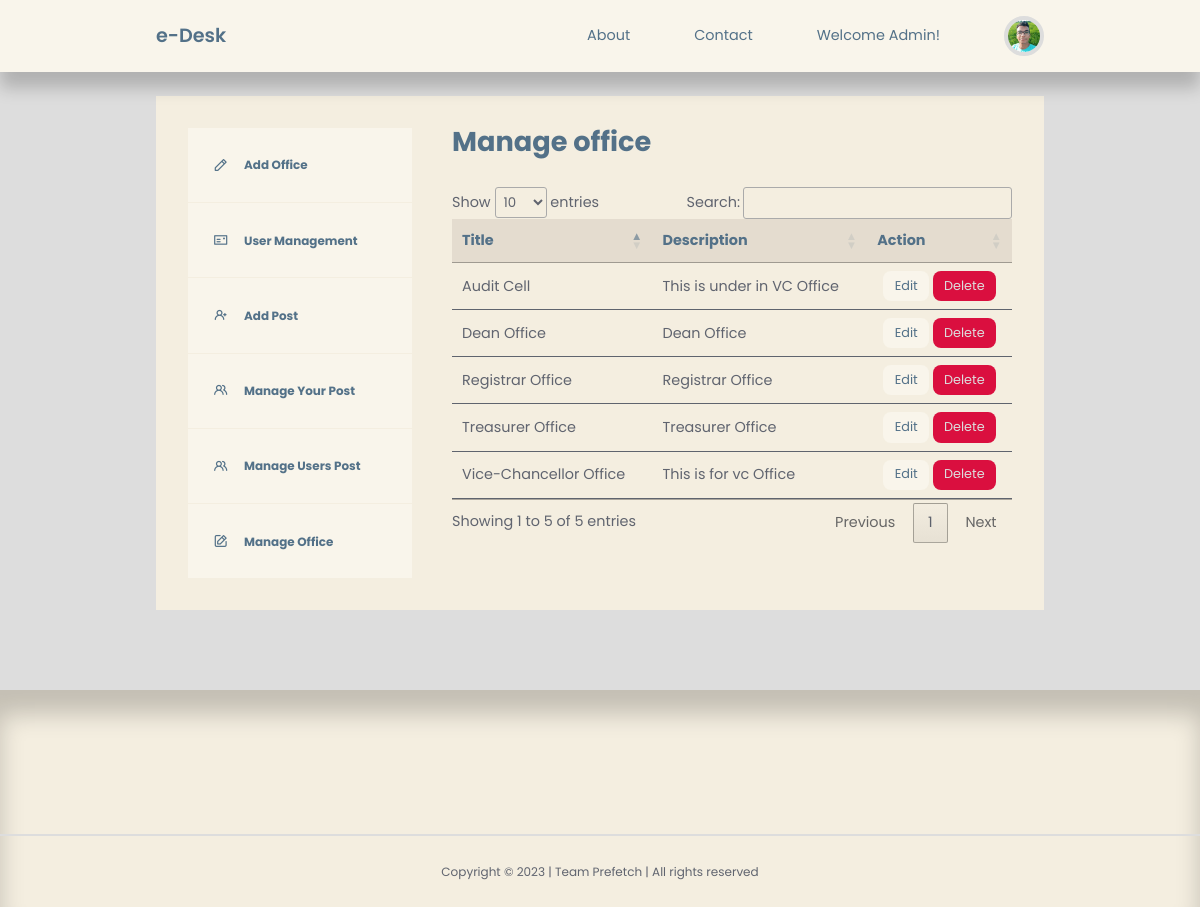
The page /admin/admin-manage-office.php on the database as committed earlier.
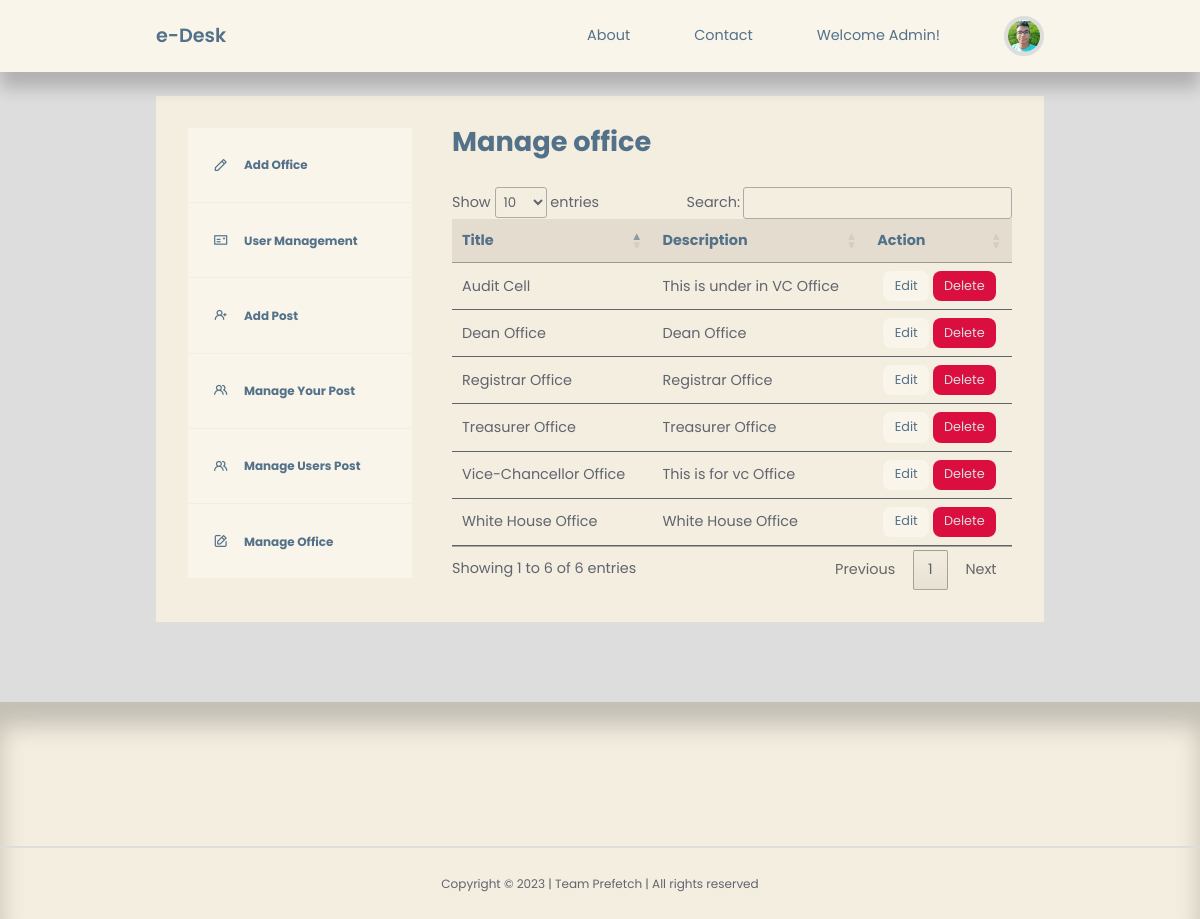
The same page on the database as committed later.
### tables this page shows
CREATE TABLE `adminaddoffice` (
  `id` int(20) NOT NULL,
  `title` varchar(255) NOT NULL,
  `description` varchar(255) NOT NULL
);

### admin/admin-manage-office.php (the view, shortened to what this page needs)
<?php
include 'partials/header.php';
$query = "SELECT * FROM adminaddoffice";
$offices = mysqli_query($connection, $query);
?>
<section class="dashboard">
    <div class="container dashboard__container">
        <aside>
            <ul>
                <li>
                    <a href="admin-add-office.php"><i class="uil uil-pen"></i>
                        <h5>Add Office</h5>
                    </a>
                </li>
                <li>
                    <a href="admin-user-management.php"><i class="uil uil-postcard"></i>
                        <h5>User Management</h5>
                    </a>
                </li>
                <li>
                    <a href="admin-add-post.php"><i class="uil uil-user-plus"></i>
                        <h5>Add Post</h5>
                    </a>
                </li>
                <li>
                    <a href="admin-manage-post.php"><i class="uil uil-users-alt"></i>
                        <h5>Manage Your Post</h5>
                    </a>
                </li>
                <li>
                    <a href="admin-manage-users-post.php"><i class="uil uil-users-alt"></i>
                        <h5>Manage Users Post</h5>
                    </a>
                </li>
                <li>
                    <a href="admin-manage-office.php"><i class="uil uil-edit"></i>
                        <h5>Manage Office</h5>
                    </a>
                </li>
            </ul>
        </aside>
        <main>
            <h2>Manage office</h2>
            <table id='table'>
                <thead>
                    <tr align="center">
                        <th>Title</th>
                        <th>Description</th>
                        <th>Action</th>
                    </tr>
                </thead>
                <tbody>
                    <?php while ($office = mysqli_fetch_assoc($offices)) : ?>
                        <tr>
                            <td><?= $office['title'] ?></td>
                            <td><?= $office['description'] ?></td>
                            <td align="center"><a href="<?= ROOT_URL ?>admin/edit-office.php?id=<?= $office['id'] ?>" class="btn sm">Edit</a> <a href="<?= ROOT_URL ?>admin/delete-user-logic.php?id=<?= $office['id'] ?>" class="btn sm danger">Delete</a></td>
                        </tr>
                    <?php endwhile ?>
                </tbody>
            </table>
        </main>
    </div>
</section>
<?php
include '../partials/footer.php';
?>

Rows that differ between the two databases and show on the page:
added adminaddoffice: title "White House Office", description "White House Office"
Other text that changed with them:
text written by a page script: "Show entries Search: Showing 1 to 5 of 5 entries Previous 1 Next" → "Show entries Search: Showing 1 to 6 of 6 entries Previous 1 Next"
